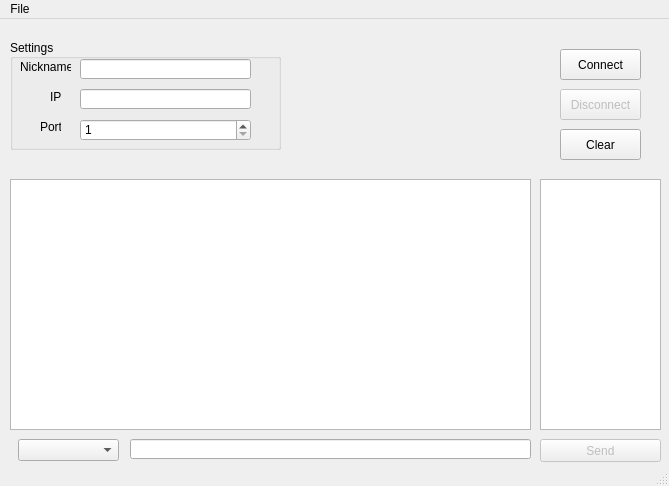
<?xml version="1.0" encoding="UTF-8"?>
<ui version="4.0">
 <class>Client</class>
 <widget class="QMainWindow" name="Client">
  <property name="geometry">
   <rect>
    <x>0</x>
    <y>0</y>
    <width>669</width>
    <height>486</height>
   </rect>
  </property>
  <property name="minimumSize">
   <size>
    <width>669</width>
    <height>486</height>
   </size>
  </property>
  <property name="maximumSize">
   <size>
    <width>669</width>
    <height>486</height>
   </size>
  </property>
  <property name="windowTitle">
   <string>Client</string>
  </property>
  <widget class="QWidget" name="centralWidget">
   <widget class="QTextEdit" name="textEdit">
    <property name="enabled">
     <bool>true</bool>
    </property>
    <property name="geometry">
     <rect>
      <x>10</x>
      <y>160</y>
      <width>521</width>
      <height>251</height>
     </rect>
    </property>
   </widget>
   <widget class="QListWidget" name="UserList">
    <property name="geometry">
     <rect>
      <x>540</x>
      <y>160</y>
      <width>121</width>
      <height>251</height>
     </rect>
    </property>
   </widget>
   <widget class="QLineEdit" name="ChatLine">
    <property name="geometry">
     <rect>
      <x>130</x>
      <y>420</y>
      <width>401</width>
      <height>20</height>
     </rect>
    </property>
   </widget>
   <widget class="QPushButton" name="SendButton">
    <property name="enabled">
     <bool>false</bool>
    </property>
    <property name="geometry">
     <rect>
      <x>540</x>
      <y>420</y>
      <width>121</width>
      <height>23</height>
     </rect>
    </property>
    <property name="text">
     <string>Send</string>
    </property>
   </widget>
   <widget class="QPushButton" name="ConnectButton">
    <property name="geometry">
     <rect>
      <x>560</x>
      <y>30</y>
      <width>81</width>
      <height>31</height>
     </rect>
    </property>
    <property name="text">
     <string>Connect</string>
    </property>
   </widget>
   <widget class="QPushButton" name="DisconnectButton">
    <property name="enabled">
     <bool>false</bool>
    </property>
    <property name="geometry">
     <rect>
      <x>560</x>
      <y>70</y>
      <width>81</width>
      <height>31</height>
     </rect>
    </property>
    <property name="text">
     <string>Disconnect</string>
    </property>
   </widget>
   <widget class="QPushButton" name="ClearButton">
    <property name="geometry">
     <rect>
      <x>560</x>
      <y>110</y>
      <width>81</width>
      <height>31</height>
     </rect>
    </property>
    <property name="text">
     <string>Clear</string>
    </property>
   </widget>
   <widget class="QComboBox" name="Who">
    <property name="geometry">
     <rect>
      <x>18</x>
      <y>420</y>
      <width>101</width>
      <height>22</height>
     </rect>
    </property>
   </widget>
   <widget class="QGroupBox" name="groupBox">
    <property name="geometry">
     <rect>
      <x>10</x>
      <y>20</y>
      <width>271</width>
      <height>111</height>
     </rect>
    </property>
    <property name="title">
     <string>Settings</string>
    </property>
    <property name="alignment">
     <set>Qt::AlignLeading|Qt::AlignLeft|Qt::AlignVCenter</set>
    </property>
    <widget class="QSpinBox" name="PortSpinBox">
     <property name="geometry">
      <rect>
       <x>70</x>
       <y>80</y>
       <width>171</width>
       <height>22</height>
      </rect>
     </property>
     <property name="minimum">
      <number>1</number>
     </property>
     <property name="maximum">
      <number>65535</number>
     </property>
    </widget>
    <widget class="QLineEdit" name="NickNameEdit">
     <property name="geometry">
      <rect>
       <x>70</x>
       <y>20</y>
       <width>171</width>
       <height>20</height>
      </rect>
     </property>
    </widget>
    <widget class="QLabel" name="label">
     <property name="geometry">
      <rect>
       <x>10</x>
       <y>20</y>
       <width>51</width>
       <height>16</height>
      </rect>
     </property>
     <property name="text">
      <string>Nickname</string>
     </property>
    </widget>
    <widget class="QLabel" name="label_3">
     <property name="geometry">
      <rect>
       <x>30</x>
       <y>80</y>
       <width>21</width>
       <height>16</height>
      </rect>
     </property>
     <property name="text">
      <string>Port</string>
     </property>
    </widget>
    <widget class="QLineEdit" name="IDEdit">
     <property name="geometry">
      <rect>
       <x>70</x>
       <y>50</y>
       <width>171</width>
       <height>20</height>
      </rect>
     </property>
    </widget>
    <widget class="QLabel" name="label_2">
     <property name="geometry">
      <rect>
       <x>40</x>
       <y>50</y>
       <width>16</width>
       <height>16</height>
      </rect>
     </property>
     <property name="text">
      <string>IP</string>
     </property>
    </widget>
   </widget>
  </widget>
  <widget class="QStatusBar" name="statusBar"/>
  <widget class="QMenuBar" name="menuBar">
   <property name="geometry">
    <rect>
     <x>0</x>
     <y>0</y>
     <width>669</width>
     <height>21</height>
    </rect>
   </property>
   <widget class="QMenu" name="menuFile">
    <property name="title">
     <string>File</string>
    </property>
    <addaction name="actionSave"/>
   </widget>
   <addaction name="menuFile"/>
  </widget>
  <action name="actionSave">
   <property name="text">
    <string>Save</string>
   </property>
  </action>
 </widget>
 <layoutdefault spacing="6" margin="11"/>
 <resources/>
 <connections/>
</ui>
